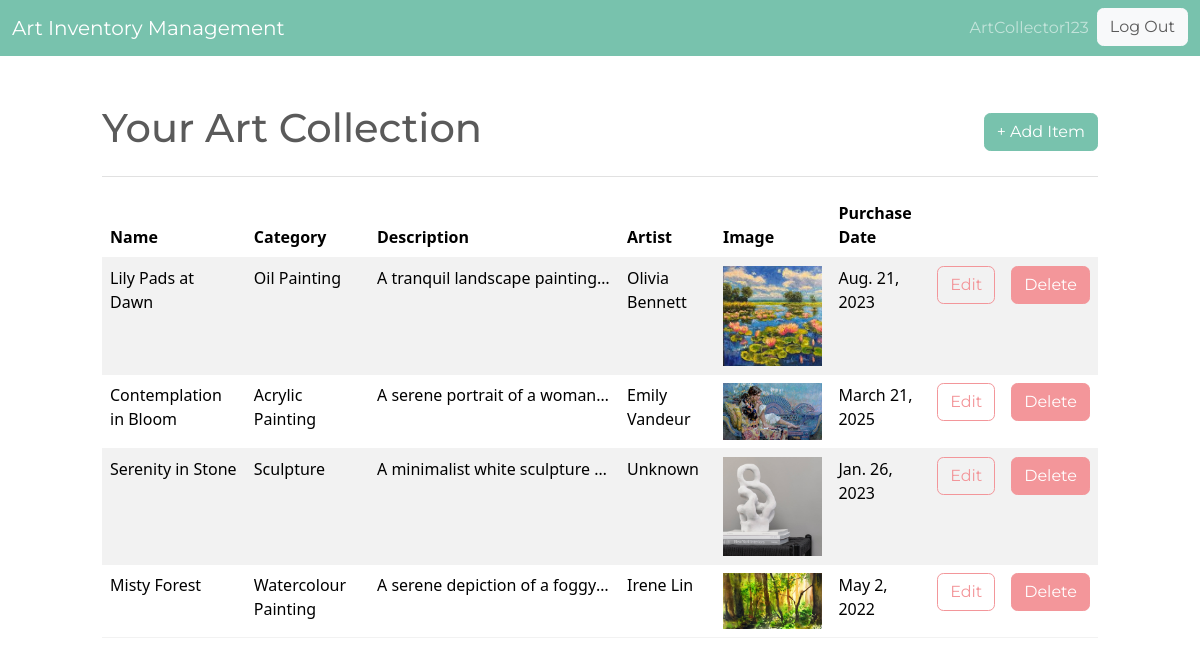
The page /dashboard/ (signed in) on the database its author committed.
### asset/models.py (models this page shows, shortened)
class InventoryItem(models.Model):
    name = models.CharField(max_length=200)
    description = models.TextField(blank=True, null=True)
    artist = models.CharField(max_length=200, blank=True, null=True)
    dimension = models.CharField(max_length=200, blank=True, null=True)
    category = models.ForeignKey('Category', on_delete=models.SET_NULL, blank=True, null=True)
    image = models.ImageField(upload_to='artworks/', blank=True)  # this will store the image in a folder named 'artworks'
    purchase_date = models.DateField()
    user = models.ForeignKey(User, on_delete=models.CASCADE)

class Category(models.Model):
    name = models.CharField(max_length=200)
    class Meta:
        verbose_name_plural = 'categories'

### asset/views.py (the view)
# urls.py: path('dashboard/', Dashboard.as_view(), name='dashboard'),
class Dashboard(LoginRequiredMixin, View):
	def get(self, request):
		items = InventoryItem.objects.filter(user=self.request.user.id).order_by('id')
		return render(request, 'asset/dashboard.html', {'items':items})

### asset/templates/asset/dashboard.html (shortened to what this page needs)
{% extends 'asset/base.html' %}
{% block content %}
<div class="row">
    <div class="col-md-10 col-12 mx-auto mt-5">
        <div class="d-flex justify-content-between align-items-center">
            <h1>Your Art Collection</h1>
            <a href="{% url 'add-item' %}" class="btn btn-primary">+ Add Item</a>
        </div>
        <hr>
        <table class="table table-hover table-striped">
            <thead>
                <tr>
                    <th scope="col">Name</th>
                    <th scope="col">Category</th>
                    <th scope="col">Description</th>
                    <th scope="col">Artist</th>
                    <th scope="col">Image</th>
                    <th scope="col">Purchase Date</th>
                    <th scope="col"></th>
                    <th scope="col"></th>
                </tr>
            </thead>
            <tbody>
                {% for item in items %}
                <tr class="clickable-row"
                    data-bs-toggle="modal"
                    data-bs-target="#viewDetailsModal"
                    data-id="{{ item.id }}"
                    data-name="{{ item.name }}"
                    data-category="{{ item.category.name }}"
                    data-description="{{ item.description }}"
                    data-purchase-date="{{ item.purchase_date }}"
                    data-dimension="{{ item.dimension }}"
                    data-artist="{{ item.artist }}"
                    data-image-url="{% if item.image %}{{ item.image.url }}{% endif %}">
                    <td>{{ item.name }}</td>
                    <td>{{ item.category.name }}</td>
                    <td class="text-truncate" style="max-width: 250px">{{ item.description }}</td>
                    <td>{{ item.artist }}</td>
                    <td>
                        {% if item.image %}
                            <img src="{{ item.image.url }}" alt="{{ item.name }}" class="img-fluid" style="max-height: 150px; width: auto;">
                        {% else %}
                            No Image
                        {% endif %}
                    </td>
                    <td>{{ item.purchase_date }}</td>
                    <td>
                        <a href="{% url 'edit-item' item.id %}" class="btn btn-outline-secondary">Edit</a>
                    </td>
                    <td>
                        <a href="{% url 'delete-item' item.id %}" class="btn btn-secondary">Delete</a>
                    </td>
                </tr>
                {% endfor %}
            </tbody>
        </table>
    </div>
</div>
{% endblock content %}

### asset/templates/asset/base.html (shortened to what this page needs)
<!DOCTYPE html>
<html lang="en">
<head>
    <link href="https://bootswatch.com/5/minty/bootstrap.min.css" rel="stylesheet" >
</head>
<body>
    {% include 'asset/navigation.html' %}
    {% block content %}
    {% endblock content %}
</body>
</html>

### asset/templates/asset/navigation.html (shortened to what this page needs)
<nav class="navbar bg-primary navbar-expand-lg" data-bs-theme="dark">
    <div class="container-fluid">
        <a class="navbar-brand" href="{% url 'index' %}">
            Art Inventory Management
        </a>
        <div class="collapse navbar-collapse justify-content-end" id="navbarNav">
            <ul class="navbar-nav">
                {% if user.is_authenticated %}
                    <li class="nav-item">
                        <a class="nav-link" href="#">{{ user.username}}</a>
                    </li>
                    <form class='nav-item' method="post" action="{% url 'logout' %}">
                        <button class='btn btn-light' type="submit">Log Out</button>
                    </form>
                {% endif %}
            </ul>
        </div>
    </div>
</nav>

### rows shown on the page
InventoryItem: name "Lily Pads at Dawn", category.name "Oil Painting", description "A tranquil landscape painting…", artist "Olivia Bennett", image (picture), purchase_date "Aug. 21, 2023"
InventoryItem: name "Contemplation in Bloom", category.name "Acrylic Painting", description "A serene portrait of a woman…", artist "Emily Vandeur", image (picture), purchase_date "March 21, 2025"
InventoryItem: name "Serenity in Stone", category.name "Sculpture", description "A minimalist white sculpture…", artist "Unknown", image (picture), purchase_date "Jan. 26, 2023"
InventoryItem: name "Misty Forest", category.name "Watercolour Painting", description "A serene depiction of a foggy…", artist "Irene Lin", image (picture), purchase_date "May 2, 2022"

### other values the page prints
{{ user.username }} "ArtCollector123"
